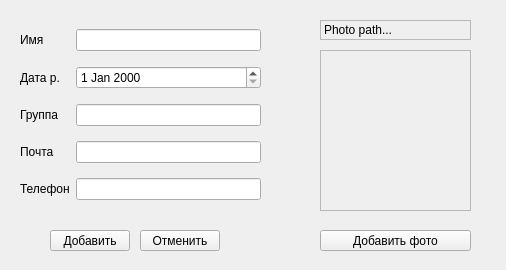
<?xml version="1.0" encoding="UTF-8"?>
<ui version="4.0">
 <class>AddStud</class>
 <widget class="QWidget" name="AddStud">
  <property name="geometry">
   <rect>
    <x>0</x>
    <y>0</y>
    <width>506</width>
    <height>270</height>
   </rect>
  </property>
  <property name="windowTitle">
   <string>Form</string>
  </property>
  <widget class="QLabel" name="photoLabel">
   <property name="geometry">
    <rect>
     <x>320</x>
     <y>50</y>
     <width>151</width>
     <height>161</height>
    </rect>
   </property>
   <property name="autoFillBackground">
    <bool>false</bool>
   </property>
   <property name="frameShape">
    <enum>QFrame::StyledPanel</enum>
   </property>
   <property name="text">
    <string/>
   </property>
   <property name="scaledContents">
    <bool>true</bool>
   </property>
  </widget>
  <widget class="QLabel" name="photoPathLabel">
   <property name="geometry">
    <rect>
     <x>320</x>
     <y>20</y>
     <width>151</width>
     <height>20</height>
    </rect>
   </property>
   <property name="frameShape">
    <enum>QFrame::StyledPanel</enum>
   </property>
   <property name="text">
    <string>Photo path...</string>
   </property>
  </widget>
  <widget class="QPushButton" name="acceptButton">
   <property name="geometry">
    <rect>
     <x>50</x>
     <y>230</y>
     <width>80</width>
     <height>21</height>
    </rect>
   </property>
   <property name="text">
    <string>Добавить</string>
   </property>
  </widget>
  <widget class="QPushButton" name="cancelButton">
   <property name="geometry">
    <rect>
     <x>140</x>
     <y>230</y>
     <width>80</width>
     <height>21</height>
    </rect>
   </property>
   <property name="text">
    <string>Отменить</string>
   </property>
  </widget>
  <widget class="QPushButton" name="addPhotoButton">
   <property name="geometry">
    <rect>
     <x>320</x>
     <y>230</y>
     <width>151</width>
     <height>21</height>
    </rect>
   </property>
   <property name="text">
    <string>Добавить фото</string>
   </property>
  </widget>
  <widget class="QWidget" name="layoutWidget">
   <property name="geometry">
    <rect>
     <x>20</x>
     <y>20</y>
     <width>241</width>
     <height>191</height>
    </rect>
   </property>
   <layout class="QGridLayout" name="gridLayout">
    <item row="0" column="0">
     <widget class="QLabel" name="nameLabel">
      <property name="text">
       <string>Имя</string>
      </property>
     </widget>
    </item>
    <item row="0" column="1">
     <widget class="QLineEdit" name="nameLineEdit"/>
    </item>
    <item row="1" column="0">
     <widget class="QLabel" name="birhtLabel">
      <property name="text">
       <string>Дата р.</string>
      </property>
     </widget>
    </item>
    <item row="2" column="1">
     <widget class="QLineEdit" name="classLineEdit"/>
    </item>
    <item row="2" column="0">
     <widget class="QLabel" name="classLabel">
      <property name="text">
       <string>Группа</string>
      </property>
     </widget>
    </item>
    <item row="3" column="0">
     <widget class="QLabel" name="mailLabel">
      <property name="text">
       <string>Почта</string>
      </property>
     </widget>
    </item>
    <item row="1" column="1">
     <widget class="QDateEdit" name="dateEdit"/>
    </item>
    <item row="4" column="0">
     <widget class="QLabel" name="telephoneLabel">
      <property name="text">
       <string>Телефон</string>
      </property>
     </widget>
    </item>
    <item row="3" column="1">
     <widget class="QLineEdit" name="mailLineEdit"/>
    </item>
    <item row="4" column="1">
     <widget class="QLineEdit" name="telephoneLineEdit"/>
    </item>
   </layout>
  </widget>
 </widget>
 <resources/>
 <connections/>
</ui>
